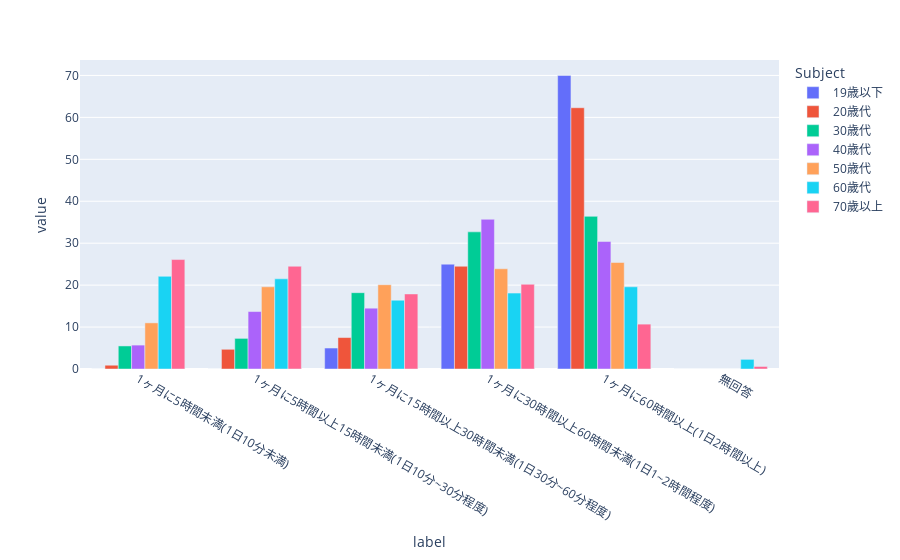

The cell this chart's notebook holds for it:
### Code cell
fig = px.bar(df_graph2, x='label', y='value', color='Subject', barmode='group')
fig.show()

### Figure 1 — Plotly figure (JSON) as saved in the notebook; plotly's stock layout.template omitted (floating-point values rounded to 4 significant figures)
{"data": [{"alignmentgroup": "True", "hovertemplate": "Subject=19歳以下<br>label=%{x}<br>value=%{y}<extra></extra>", "legendgroup": "19歳以下", "marker": {"color": "#636efa", "pattern": {"shape": ""}}, "name": "19歳以下", "offsetgroup": "19歳以下", "orientation": "v", "showlegend": true, "textposition": "auto", "type": "bar", "x": ["1ヶ月に5時間未満(1日10分未満)", "1ヶ月に5時間以上15時間未満(1日10分~30分程度)", "1ヶ月に15時間以上30時間未満(1日30分~60分程度)", "1ヶ月に30時間以上60時間未満(1日1~2時間程度)", "1ヶ月に60時間以上(1日2時間以上)", "無回答"], "xaxis": "x", "y": [0, 0, 5, 25, 70, 0], "yaxis": "y"}, {"alignmentgroup": "True", "hovertemplate": "Subject=20歳代<br>label=%{x}<br>value=%{y}<extra></extra>", "legendgroup": "20歳代", "marker": {"color": "#EF553B", "pattern": {"shape": ""}}, "name": "20歳代", "offsetgroup": "20歳代", "orientation": "v", "showlegend": true, "textposition": "auto", "type": "bar", "x": ["1ヶ月に5時間未満(1日10分未満)", "1ヶ月に5時間以上15時間未満(1日10分~30分程度)", "1ヶ月に15時間以上30時間未満(1日30分~60分程度)", "1ヶ月に30時間以上60時間未満(1日1~2時間程度)", "1ヶ月に60時間以上(1日2時間以上)", "無回答"], "xaxis": "x", "y": [0.9, 4.7, 7.5, 24.5, 62.3, 0], "yaxis": "y"}, {"alignmentgroup": "True", "hovertemplate": "Subject=30歳代<br>label=%{x}<br>value=%{y}<extra></extra>", "legendgroup": "30歳代", "marker": {"color": "#00cc96", "pattern": {"shape": ""}}, "name": "30歳代", "offsetgroup": "30歳代", "orientation": "v", "showlegend": true, "textposition": "auto", "type": "bar", "x": ["1ヶ月に5時間未満(1日10分未満)", "1ヶ月に5時間以上15時間未満(1日10分~30分程度)", "1ヶ月に15時間以上30時間未満(1日30分~60分程度)", "1ヶ月に30時間以上60時間未満(1日1~2時間程度)", "1ヶ月に60時間以上(1日2時間以上)", "無回答"], "xaxis": "x", "y": [5.5, 7.3, 18.2, 32.7, 36.4, 0], "yaxis": "y"}, {"alignmentgroup": "True", "hovertemplate": "Subject=40歳代<br>label=%{x}<br>value=%{y}<extra></extra>", "legendgroup": "40歳代", "marker": {"color": "#ab63fa", "pattern": {"shape": ""}}, "name": "40歳代", "offsetgroup": "40歳代", "orientation": "v", "showlegend": true, "textposition": "auto", "type": "bar", "x": ["1ヶ月に5時間未満(1日10分未満)", "1ヶ月に5時間以上15時間未満(1日10分~30分程度)", "1ヶ月に15時間以上30時間未満(1日30分~60分程度)", "1ヶ月に30時間以上60時間未満(1日1~2時間程度)", "1ヶ月に60時間以上(1日2時間以上)", "無回答"], "xaxis": "x", "y": [5.7, 13.7, 14.5, 35.7, 30.4, 0], "yaxis": "y"}, {"alignmentgroup": "True", "hovertemplate": "Subject=50歳代<br>label=%{x}<br>value=%{y}<extra></extra>", "legendgroup": "50歳代", "marker": {"color": "#FFA15A", "pattern": {"shape": ""}}, "name": "50歳代", "offsetgroup": "50歳代", "orientation": "v", "showlegend": true, "textposition": "auto", "type": "bar", "x": ["1ヶ月に5時間未満(1日10分未満)", "1ヶ月に5時間以上15時間未満(1日10分~30分程度)", "1ヶ月に15時間以上30時間未満(1日30分~60分程度)", "1ヶ月に30時間以上60時間未満(1日1~2時間程度)", "1ヶ月に60時間以上(1日2時間以上)", "無回答"], "xaxis": "x", "y": [11, 19.6, 20.1, 23.9, 25.4, 0], "yaxis": "y"}, {"alignmentgroup": "True", "hovertemplate": "Subject=60歲代<br>label=%{x}<br>value=%{y}<extra></extra>", "legendgroup": "60歲代", "marker": {"color": "#19d3f3", "pattern": {"shape": ""}}, "name": "60歲代", "offsetgroup": "60歲代", "orientation": "v", "showlegend": true, "textposition": "auto", "type": "bar", "x": ["1ヶ月に5時間未満(1日10分未満)", "1ヶ月に5時間以上15時間未満(1日10分~30分程度)", "1ヶ月に15時間以上30時間未満(1日30分~60分程度)", "1ヶ月に30時間以上60時間未満(1日1~2時間程度)", "1ヶ月に60時間以上(1日2時間以上)", "無回答"], "xaxis": "x", "y": [22.1, 21.5, 16.4, 18.1, 19.6, 2.3], "yaxis": "y"}, {"alignmentgroup": "True", "hovertemplate": "Subject=70歲以上<br>label=%{x}<br>value=%{y}<extra></extra>", "legendgroup": "70歲以上", "marker": {"color": "#FF6692", "pattern": {"shape": ""}}, "name": "70歲以上", "offsetgroup": "70歲以上", "orientation": "v", "showlegend": true, "textposition": "auto", "type": "bar", "x": ["1ヶ月に5時間未満(1日10分未満)", "1ヶ月に5時間以上15時間未満(1日10分~30分程度)", "1ヶ月に15時間以上30時間未満(1日30分~60分程度)", "1ヶ月に30時間以上60時間未満(1日1~2時間程度)", "1ヶ月に60時間以上(1日2時間以上)", "無回答"], "xaxis": "x", "y": [26.1, 24.5, 17.9, 20.2, 10.7, 0.6], "yaxis": "y"}], "layout": {"barmode": "group", "legend": {"title": {"text": "Subject"}, "tracegroupgap": 0}, "margin": {"t": 60}, "xaxis": {"anchor": "y", "domain": [0, 1], "title": {"text": "label"}}, "yaxis": {"anchor": "x", "domain": [0, 1], "title": {"text": "value"}}}}
